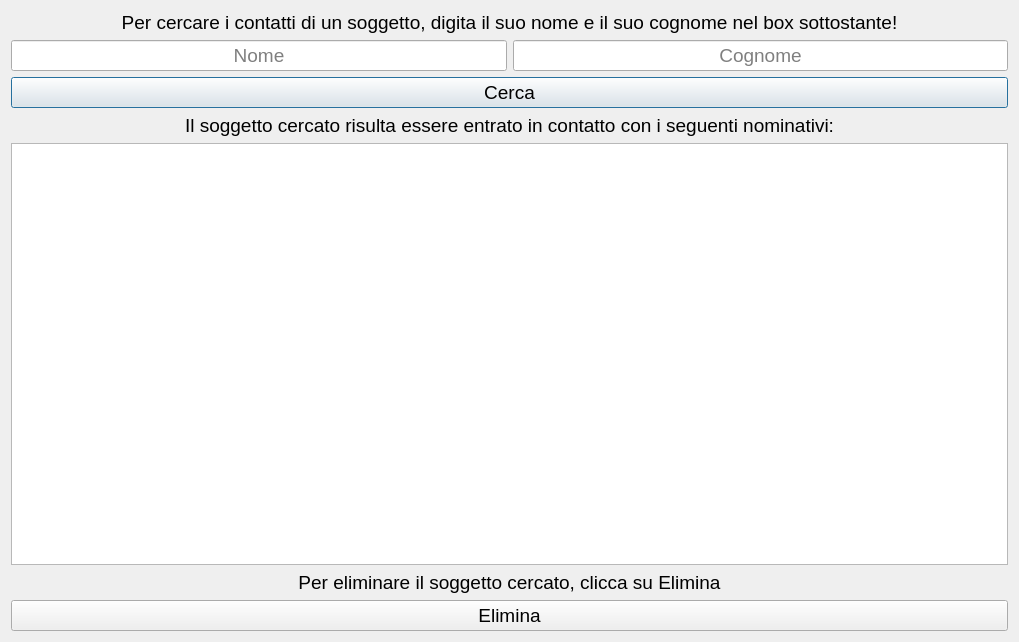
<?xml version="1.0" encoding="UTF-8"?>
<ui version="4.0">
 <class>Ricerca</class>
 <widget class="QDialog" name="Ricerca">
  <property name="geometry">
   <rect>
    <x>0</x>
    <y>0</y>
    <width>1019</width>
    <height>642</height>
   </rect>
  </property>
  <property name="windowTitle">
   <string>Dialog</string>
  </property>
  <layout class="QVBoxLayout" name="verticalLayout_2">
   <item>
    <widget class="QLabel" name="label">
     <property name="sizePolicy">
      <sizepolicy hsizetype="Minimum" vsizetype="Fixed">
       <horstretch>0</horstretch>
       <verstretch>0</verstretch>
      </sizepolicy>
     </property>
     <property name="font">
      <font>
       <pointsize>14</pointsize>
      </font>
     </property>
     <property name="layoutDirection">
      <enum>Qt::LeftToRight</enum>
     </property>
     <property name="text">
      <string>Per cercare i contatti di un soggetto, digita il suo nome e il suo cognome nel box sottostante!</string>
     </property>
     <property name="textFormat">
      <enum>Qt::AutoText</enum>
     </property>
     <property name="alignment">
      <set>Qt::AlignCenter</set>
     </property>
     <property name="margin">
      <number>0</number>
     </property>
    </widget>
   </item>
   <item>
    <layout class="QHBoxLayout" name="horizontalLayout_2">
     <item>
      <widget class="QLineEdit" name="nome">
       <property name="font">
        <font>
         <pointsize>14</pointsize>
        </font>
       </property>
       <property name="alignment">
        <set>Qt::AlignCenter</set>
       </property>
       <property name="placeholderText">
        <string>Nome</string>
       </property>
      </widget>
     </item>
     <item>
      <widget class="QLineEdit" name="cognome">
       <property name="font">
        <font>
         <pointsize>14</pointsize>
        </font>
       </property>
       <property name="alignment">
        <set>Qt::AlignCenter</set>
       </property>
       <property name="placeholderText">
        <string>Cognome</string>
       </property>
      </widget>
     </item>
    </layout>
   </item>
   <item>
    <widget class="QPushButton" name="pushButton">
     <property name="font">
      <font>
       <pointsize>14</pointsize>
      </font>
     </property>
     <property name="text">
      <string>Cerca</string>
     </property>
    </widget>
   </item>
   <item>
    <widget class="QLabel" name="label_3">
     <property name="font">
      <font>
       <pointsize>14</pointsize>
      </font>
     </property>
     <property name="text">
      <string>Il soggetto cercato risulta essere entrato in contatto con i seguenti nominativi:</string>
     </property>
     <property name="alignment">
      <set>Qt::AlignCenter</set>
     </property>
    </widget>
   </item>
   <item>
    <widget class="QListWidget" name="listWidget">
     <property name="sizePolicy">
      <sizepolicy hsizetype="MinimumExpanding" vsizetype="MinimumExpanding">
       <horstretch>0</horstretch>
       <verstretch>0</verstretch>
      </sizepolicy>
     </property>
    </widget>
   </item>
   <item>
    <widget class="QLabel" name="label_2">
     <property name="font">
      <font>
       <pointsize>14</pointsize>
      </font>
     </property>
     <property name="text">
      <string>Per eliminare il soggetto cercato, clicca su Elimina</string>
     </property>
     <property name="alignment">
      <set>Qt::AlignCenter</set>
     </property>
    </widget>
   </item>
   <item>
    <widget class="QPushButton" name="button_elimina">
     <property name="font">
      <font>
       <pointsize>14</pointsize>
      </font>
     </property>
     <property name="text">
      <string>Elimina</string>
     </property>
    </widget>
   </item>
  </layout>
 </widget>
 <resources/>
 <connections/>
</ui>
